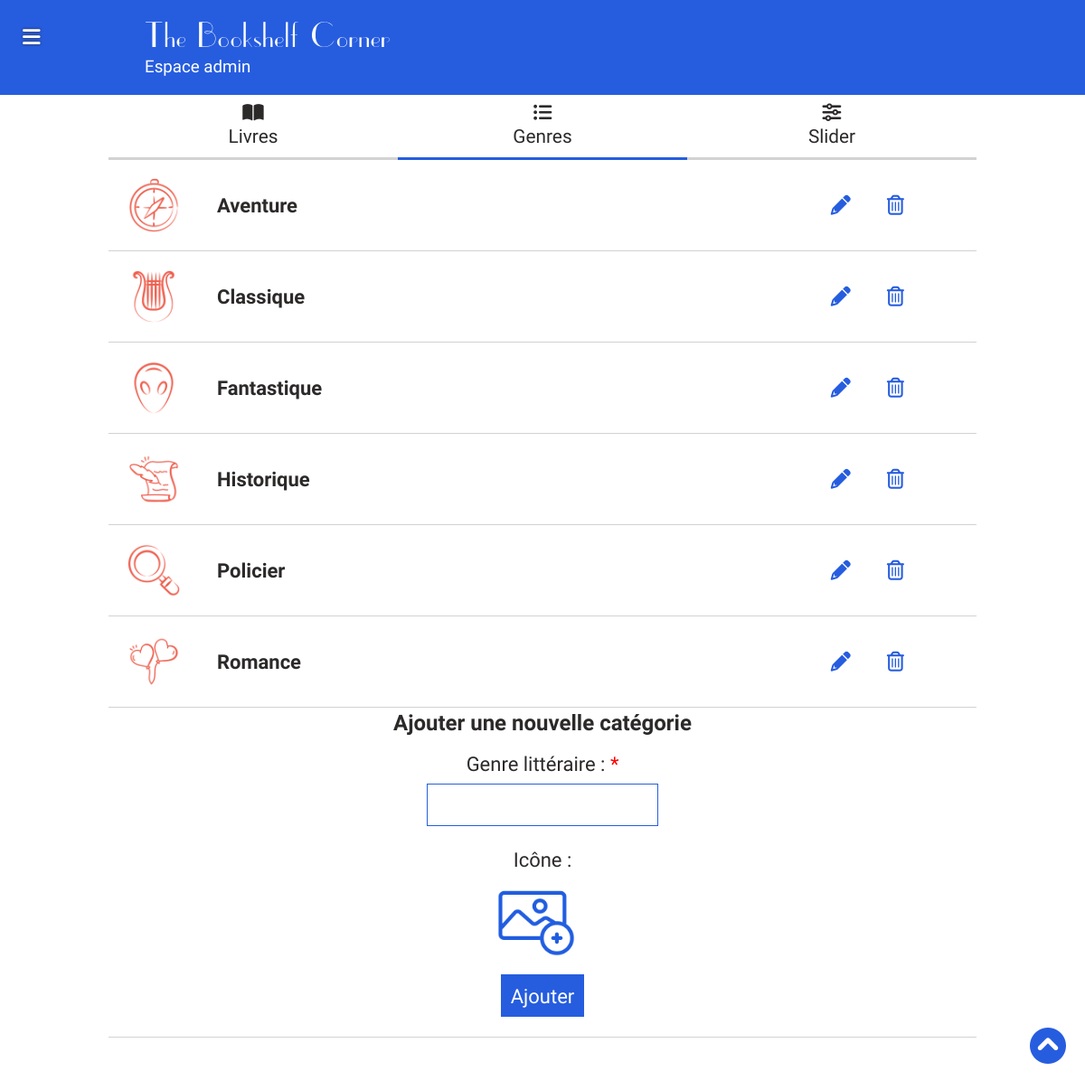
/indexAdmin.php?action=livres-genres (signed in), run on the app's committed database.
### tables this page shows
CREATE TABLE IF NOT EXISTS `website` (
  `id` int(11) NOT NULL AUTO_INCREMENT,
  `logo` varchar(255) NOT NULL,
  `name` varchar(255) NOT NULL,
  PRIMARY KEY (`id`)
);

CREATE TABLE IF NOT EXISTS `genres` (
  `id` int(255) NOT NULL AUTO_INCREMENT,
  `category` varchar(255) NOT NULL,
  `picture` varchar(255) NOT NULL DEFAULT 'undefined',
  PRIMARY KEY (`id`)
);

### App/Controllers/GenreController.php (called while the page is built, shortened)
<?php
class GenreController extends Controller{
    function livresGenres(){
        $new = new \Projet\Models\GenreModel();
        $data = $new->allGenres();
        $datas = $data->fetchAll();
        return $this->validAccess("books-genres", $datas);
    }
}

### App/Models/BlogModel.php (called while the page is built, shortened)
<?php
class BlogModel extends Manager{
    public function blogInfo($id){
        $bdd = $this->dbConnect();
        $req = $bdd->prepare('SELECT logo, name FROM website WHERE id = ?');
        $req->execute(array($id));
        return $req;
    }
}

### App/Models/GenreModel.php (called while the page is built, shortened)
<?php
class GenreModel extends Manager{
    public function allGenres(){
        $bdd = $this->dbConnect();
        $req = $bdd->prepare('SELECT id, category, picture FROM genres ORDER BY category ASC');
        $req->execute();
        return $req;
    }
}

### App/Views/admin/books-genres.php (the view, shortened to what this page needs)
<?php $currentPageTitle = "Toutes les catégories";
    include_once('./App/Views/admin/layouts/header.php');
    include_once('./App/Views/admin/layouts/header-books.php');
?>
<section id="book-cat">
    <?php foreach($datas as $data){
        if(isset($data['id'])){
        ?>
        <article class="one-cat">
            <div class="flex">
                <div class="flex">
                    <div class="cat-img text-center">
                        <img src="./App/Public/Books/images/<?= $data['picture']; ?>" alt="Genre : <?= $data['category']; ?>">
                    </div>
                    <p class="list-title"><?= $data['category']; ?></p>
                </div>
                <div class="flex cat-link">
                    <a id="modify-<?= $data['id']; ?>" title="Modifier la catégorie" class="modify-this"><i class="fa-solid fa-pencil"></i></a>
                    <a href="indexAdmin.php?action=genreDelete&id=<?= $data['id'];?>" title="Supprimer la catégorie" id="btn-delete-<?= $data['id']; ?>" class="btn-delete-this"><i class="fa-regular fa-trash-can"></i></a>
                </div>
            </div>
        </article>
    <?php }} ?>
    <article id="book-form" class="text-center">
        <h2>Ajouter une nouvelle catégorie</h2>
        <form action="indexAdmin.php?action=genreAddPost" method="post" enctype="multipart/form-data">
            <div>
                <p><label for="newType">Genre littéraire : <span class="required">*</span></label></p>
                <p><input type="text" name="newType" id="newType" required></p>
            </div>
            <div>
                <p id="displayImg">Icône :</p>
                <label for="picture" class="custom-file-upload-cat ajout center">
                    <img src="./App/Public/Admin/images/picture.png" alt="Ajouter une icône" title="Ajouter une icône">
                </label>
            </div>
            <p><input type="submit" value="Ajouter"></p>
        </form>
    </article>
</section>
<?php include_once('./App/Views/admin/layouts/footer.php');?>

### App/Views/admin/layouts/header.php (shortened to what this page needs)
<?php include_once('./App/Views/admin/layouts/head.php');
 ?>
<header>
    <div id="bandeau-admin">
        <div class="container">
            <h2><?= $blog['name']; ?></h2>
            <h3>Espace admin</h3>
        </div>
        <div id="open-menu" class="menu-toggle mobile"><i class="fas fa-bars"></i></div>
    </div>
</header>
<div class="container flex justify-between">
    <main >
    <?php if($_GET['action'] !== "livres" && $_GET['action'] !== "livresview"){;?>
        <div id="back-to-top">
            <a href="#bandeau-admin" title="Retour en haut de la page"><i class="fa-solid fa-circle-chevron-up"></i></a>
        </div>
    <?php } ;?>

### App/Public/Admin/css/style.css (style rules this page uses)
:root { --rouge: #ee5f4f; --dashboard: #265ddf ; --anthracite: rgb(44, 41, 41); }
main { width: 100%; }
p, a, textarea { font-size: 22px; }
* { padding:0; margin:0; color:var(--anthracite); font-family: 'roboto', 'Times New Roman', Times, serif; }
a { text-decoration: none; }
.center { margin: 0 auto; }
.text-center { text-align: center; }
.flex { display: flex; flex-wrap: wrap; }
.justify-between { justify-content: space-between; }
.container { width: 90%; margin: 0 auto; }
.required { color: red; }
#bandeau-admin { background-color: var(--dashboard); padding: 20px 0; }
#bandeau-admin h2, #bandeau-admin h3 { color: white; font-weight: normal; margin-left: 40px; }
#bandeau-admin h2 { font-size: 2.5rem; letter-spacing: .1rem; font-family:'uppereastsideregular', 'Times New Roman', Times, serif; }
#back-to-top { position: fixed; right: 20px; bottom: 50px; z-index: 999999999; }
#back-to-top i { border: 1px solid white; border-radius: 50px; color: var(--dashboard); background-color: white; font-size: 2.5rem; }
#open-menu { position: absolute; top: 25px; left: 25px; font-size: 1.4rem; z-index: 9999999; }
#open-menu i { color: white; text-shadow: 0px 0px 3px var(--anthracite); }
#comment-modify input, #comment-modify textarea, .one-cat input, #parameters input, #account input, #book-form input, #book-form option, #book-form select { padding: 8px 10px; font-size: 22px; }
#comment-modify input, #comment-modify textarea, .one-cat input, #parameters input, #account input, #book-form input, #book-form select, #book-form textarea { margin-top: 8px; margin-bottom: 22px; border: 1px solid var(--dashboard); }
input[type='submit'], a.btn, button.btn { margin-top: 20px; color: white; font-size: 1.3rem; background-color: var(--dashboard); padding: 10px 20px; cursor: pointer; border: none; }
.custom-file-upload-cat, .custom-file-upload { position: relative; height: 100px; width: 100px; }
.custom-file-upload-cat { width: 220px; }
.custom-file-upload-cat img:first-of-type { margin-right: 15px; }
.custom-file-upload-cat img, .custom-file-upload img { height: 100px; width: 100px; }
#book-cat article, #book-slider article, #all-comments article, #all-messages article, #all-books article { border-bottom: 1px solid rgba(204, 203, 203, 0.856); position: relative; }
#book-cat .cat-img { width: 100px; height: 100px; margin-right: 20px; position: relative; }
#book-cat .cat-img img { width: 60px; height: 60px; object-fit: cover; position: absolute; left: 0; top: 0; bottom: 0; right: 0; margin: auto; }
#book-cat .list-title, #book-slider .list-title, #all-books .list-title { font-weight: bold; }
#book-cat .list-title, #book-slider .list-title { line-height: 100px; }
#book-cat i { color: var(--dashboard); padding: 10px; margin-left: 10px; margin-right: 10px; }
#book-cat h2 { margin-bottom: 15px; }
#book-cat .cat-link { align-self: center; margin-left: auto; margin-right: 60px; }
#book-cat .one-cat p { margin-top: auto; margin-bottom: auto; }
@media screen and (min-width:993px) { .container { max-width: 80%; margin: 0 auto; } }

### data on the page
website: name "The Bookshelf Corner"
genres: picture (picture), category "Aventure"
genres: picture (picture), category "Classique"
genres: picture (picture), category "Fantastique"
genres: picture (picture), category "Historique"
genres: picture (picture), category "Policier"
genres: picture (picture), category "Romance"
